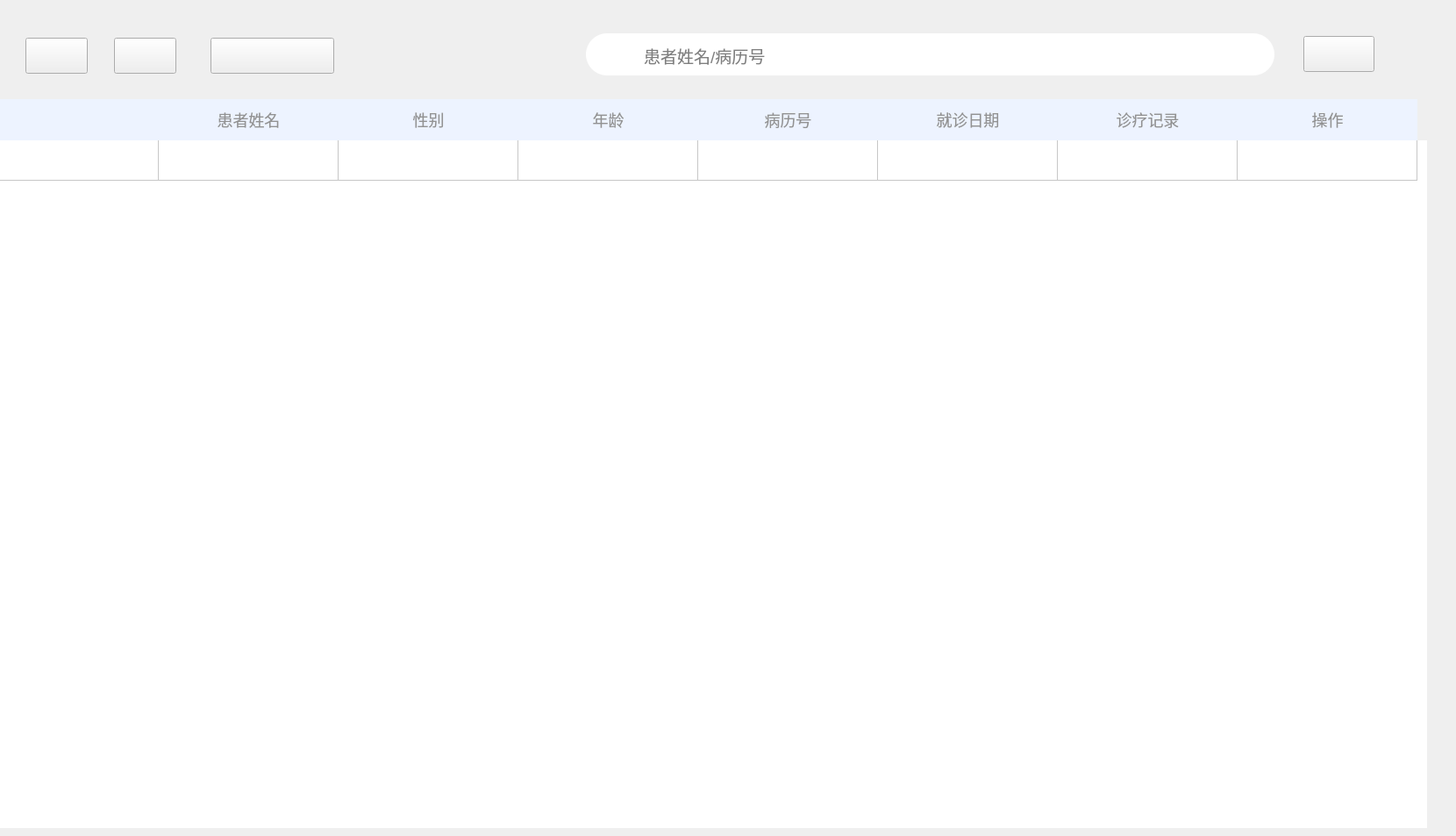
     <widget class="QWidget" name="tab_patient">
      <attribute name="title">
       <string>Tab 2</string>
      </attribute>
      <widget class="QTableWidget" name="tableWidget_patient_2">
       <property name="geometry">
        <rect>
         <x>-24</x>
         <y>113</y>
         <width>1651</width>
         <height>831</height>
        </rect>
       </property>
       <property name="font">
        <font>
         <pointsize>11</pointsize>
        </font>
       </property>
       <property name="focusPolicy">
        <enum>Qt::NoFocus</enum>
       </property>
       <property name="styleSheet">
        <string notr="true">QTableWidget#tableWidget_patient_2 QHeaderView::section {
	background-color: #EDF3FF;
	color: #929292;
	border: none;
	padding: 8px;
	font-size: 18px;
}
QTableWidget#tableWidget_patient_2 {
    outline: none;
    border: none;
}
QTableWidget#tableWidget_patient_2::item {
    outline: none;
    border: none;
}
QTableWidget#tableWidget_patient_2::item:focus {
    outline: none;
    border: none;
    background: transparent;
}
QTableWidget#tableWidget_patient_2::item:selected {
    outline: none;
    border: none;
    background: transparent;
}</string>
       </property>
       <property name="horizontalScrollBarPolicy">
        <enum>Qt::ScrollBarAlwaysOff</enum>
       </property>
       <property name="editTriggers">
        <set>QAbstractItemView::NoEditTriggers</set>
       </property>
       <property name="selectionMode">
        <enum>QAbstractItemView::NoSelection</enum>
       </property>
       <property name="showGrid">
        <bool>true</bool>
       </property>
       <attribute name="horizontalHeaderDefaultSectionSize">
        <number>205</number>
       </attribute>
       <attribute name="verticalHeaderVisible">
        <bool>false</bool>
       </attribute>
       <attribute name="verticalHeaderDefaultSectionSize">
        <number>46</number>
       </attribute>
       <row>
        <property name="text">
         <string>新建行</string>
        </property>
       </row>
       <column>
        <property name="text">
         <string/>
        </property>
        <property name="font">
         <font>
          <pointsize>12</pointsize>
         </font>
        </property>
       </column>
       <column>
        <property name="text">
         <string>患者姓名</string>
        </property>
       </column>
       <column>
        <property name="text">
         <string>性别</string>
        </property>
       </column>
       <column>
        <property name="text">
         <string>年龄</string>
        </property>
       </column>
       <column>
        <property name="text">
         <string>病历号</string>
        </property>
       </column>
       <column>
        <property name="text">
         <string>就诊日期</string>
        </property>
       </column>
       <column>
        <property name="text">
         <string>诊疗记录</string>
        </property>
       </column>
       <column>
        <property name="text">
         <string>操作</string>
        </property>
        <property name="font">
         <font>
          <pointsize>12</pointsize>
         </font>
        </property>
       </column>
      </widget>
      <widget class="QPushButton" name="pushButton_patient_in">
       <property name="geometry">
        <rect>
         <x>29</x>
         <y>43</y>
         <width>71</width>
         <height>41</height>
        </rect>
       </property>
       <property name="styleSheet">
        <string notr="true">border-image: url(:/patient/pic/patient_in.png);</string>
       </property>
       <property name="text">
        <string/>
       </property>
      </widget>
      <widget class="QPushButton" name="pushButton_patient_out">
       <property name="geometry">
        <rect>
         <x>130</x>
         <y>43</y>
         <width>71</width>
         <height>41</height>
        </rect>
       </property>
       <property name="styleSheet">
        <string notr="true">border-image: url(:/patient/pic/patient_out.png);</string>
       </property>
       <property name="text">
        <string/>
       </property>
      </widget>
      <widget class="QPushButton" name="pushButton_new">
       <property name="geometry">
        <rect>
         <x>240</x>
         <y>43</y>
         <width>141</width>
         <height>41</height>
        </rect>
       </property>
       <property name="styleSheet">
        <string notr="true">border-image: url(:/patient/pic/patient_new.png);</string>
       </property>
       <property name="text">
        <string/>
       </property>
      </widget>
      <widget class="QLineEdit" name="lineEdit_search">
       <property name="geometry">
        <rect>
         <x>732</x>
         <y>43</y>
         <width>700</width>
         <height>40</height>
        </rect>
       </property>
       <property name="minimumSize">
        <size>
         <width>700</width>
         <height>40</height>
        </size>
       </property>
       <property name="maximumSize">
        <size>
         <width>700</width>
         <height>40</height>
        </size>
       </property>
       <property name="font">
        <font>
         <pointsize>14</pointsize>
        </font>
       </property>
       <property name="styleSheet">
        <string notr="true">QLineEdit#lineEdit_search {
	border: none;
	border-radius: 10px;
}</string>
       </property>
       <property name="text">
        <string/>
       </property>
       <property name="placeholderText">
        <string>患者姓名/病历号</string>
       </property>
      </widget>
      <widget class="QLabel" name="label_search_2">
       <property name="geometry">
        <rect>
         <x>668</x>
         <y>38</y>
         <width>785</width>
         <height>48</height>
        </rect>
       </property>
       <property name="minimumSize">
        <size>
         <width>785</width>
         <height>48</height>
        </size>
       </property>
       <property name="maximumSize">
        <size>
         <width>785</width>
         <height>48</height>
        </size>
       </property>
       <property name="styleSheet">
        <string notr="true">
QLabel#label_search_2 {
	background-color: rgb(255, 255, 255);
	border-radius: 24.37px;
}</string>
       </property>
       <property name="text">
        <string/>
       </property>
      </widget>
      <widget class="QPushButton" name="pushButton_reset">
       <property name="geometry">
        <rect>
         <x>1486</x>
         <y>41</y>
         <width>81</width>
         <height>41</height>
        </rect>
       </property>
       <property name="styleSheet">
        <string notr="true">border-image: url(:/patient/pic/patient_reset.png);</string>
       </property>
       <property name="text">
        <string/>
       </property>
      </widget>
      <widget class="QLabel" name="label_13">
       <property name="geometry">
        <rect>
         <x>686</x>
         <y>48</y>
         <width>31</width>
         <height>31</height>
        </rect>
       </property>
       <property name="styleSheet">
        <string notr="true">border-image: url(:/treat/pic/treat_search.png);</string>
       </property>
       <property name="text">
        <string/>
       </property>
      </widget>
      <widget class="QLabel" name="label_32">
       <property name="geometry">
        <rect>
         <x>1400</x>
         <y>10</y>
         <width>231</width>
         <height>101</height>
        </rect>
       </property>
       <property name="styleSheet">
        <string notr="true">border-image: url(:/main/pic/main_color.png);</string>
       </property>
       <property name="text">
        <string/>
       </property>
      </widget>
      <zorder>tableWidget_patient_2</zorder>
      <zorder>pushButton_patient_in</zorder>
      <zorder>pushButton_patient_out</zorder>
      <zorder>pushButton_new</zorder>
      <zorder>label_32</zorder>
      <zorder>pushButton_reset</zorder>
      <zorder>label_search_2</zorder>
      <zorder>label_13</zorder>
      <zorder>lineEdit_search</zorder>
     </widget>
